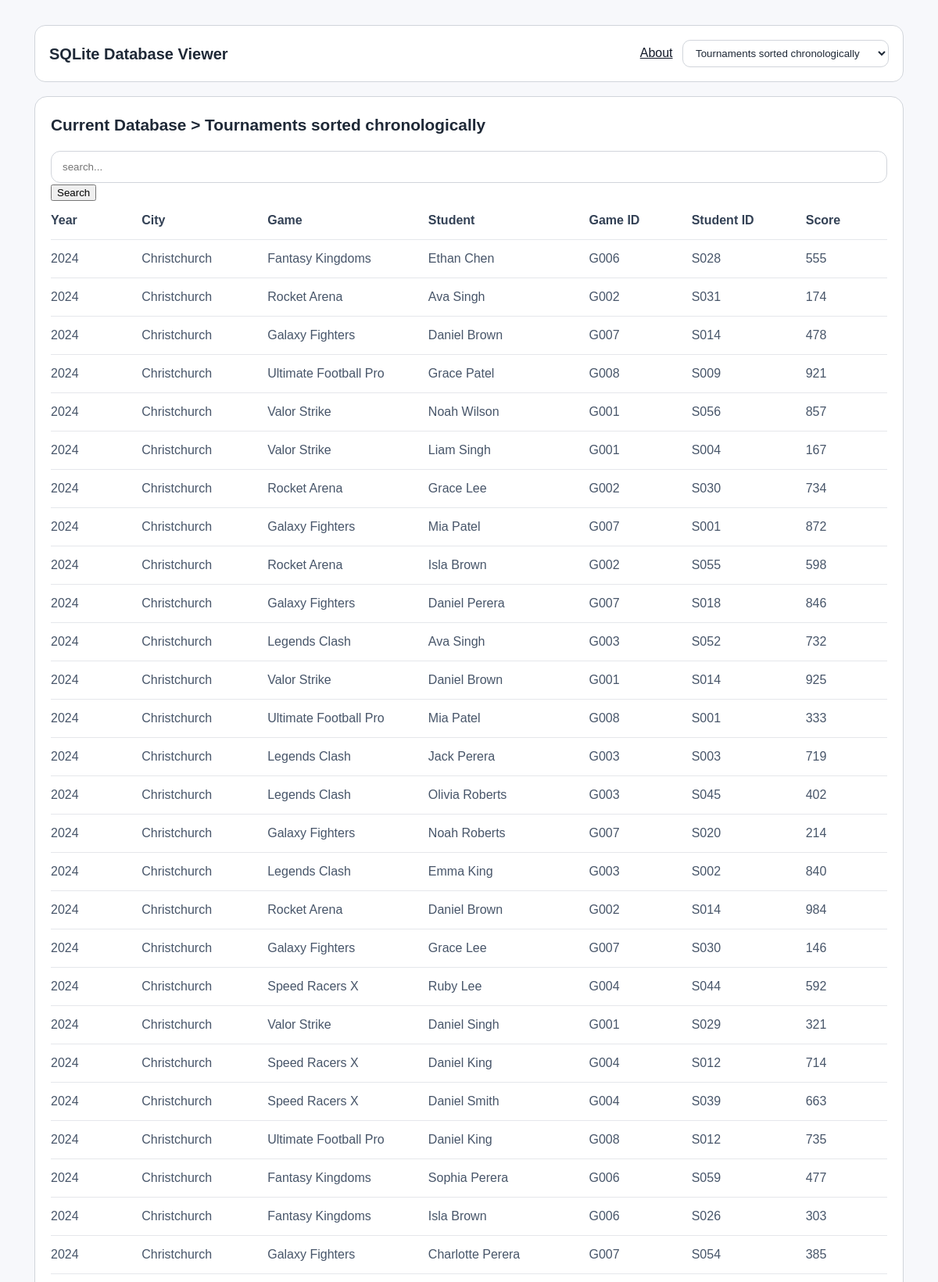
Page /index3 (upper part) on the committed database.
### tables this page shows
CREATE TABLE tournament_matches (tournament_id TEXT (4), game_id TEXT (4), student_id TEXT (4), score INTEGER, PRIMARY KEY (tournament_id, game_id, student_id), FOREIGN KEY (tournament_id) REFERENCES tournament (tournament_id) ON DELETE CASCADE, FOREIGN KEY (game_id) REFERENCES game (game_id) ON DELETE CASCADE, FOREIGN KEY (student_id) REFERENCES student (student_id) ON DELETE CASCADE);

CREATE TABLE tournament (tournament_id TEXT (4) PRIMARY KEY, city TEXT (15), year INTEGER (4));

CREATE TABLE game (game_id TEXT (4) PRIMARY KEY, game TEXT (25), genre TEXT (10));

CREATE TABLE student (student_id TEXT (4) PRIMARY KEY, first_name TEXT (15), last_name TEXT (15), dob TEXT (10), school TEXT (25));

### app.py (the view, shortened to what this page needs)
@app.route('/index3')
def index3():
    conn = get_db_connection()
    q = request.args.get('q', '').strip()
    query = '''
        SELECT t.year,
               t.city,
               g.game AS game_name,
               s.first_name,
               s.last_name,
               tm.game_id,
               tm.student_id,
               tm.score
        FROM tournament_matches tm
        JOIN tournament t ON tm.tournament_id = t.tournament_id
        JOIN student s ON tm.student_id = s.student_id
        JOIN game g ON tm.game_id = g.game_id
    '''
    params = ()
    query += " ORDER BY t.year ASC, t.city ASC"
    records = conn.execute(query, params).fetchall()
    conn.close()
    return render_template('index3.html', records=records, q=q)

### app.py (called while the page is built)
def get_db_connection():
    conn = sqlite3.connect('esports.db')
    conn.row_factory = sqlite3.Row
    return conn

### templates/index3.html (shortened to what this page needs)
<!DOCTYPE html>
<html lang="en">
<head>
  <link rel="stylesheet" href="{{ url_for('static', filename='style.css') }}" />
</head>
<body>
  <div class="app-shell">
    <header class="topbar">
      <div>
        <h1>SQLite Database Viewer</h1>
      </div>
      <div class="topbar-nav">
        <a href="/about" class="about">About</a>
        <select class="dropdown" onchange="location = this.value;">
          <option value="/index3">Tournaments sorted chronologically</option>
        </select>
      </div>
    </header>
    <main class="content-grid">
      <section class="main-panel">
        <div class="panel-header">
          <div class="panel-title">
            <h2>Current Database > Tournaments sorted chronologically</h2>
          </div>
        </div>
        <div class="table-card">
          <div class="table-topbar">
            <form method="get" action="/index3">
              <input name="q" type="search" placeholder="search..." value="{{ q }}" />
              <button type="submit">Search</button>
            </form>
          </div>
          <div class="data-grid">
            <div class="table-section">
              <div class="table-header-row">
                <span>Year</span>
                <span>City</span>
                <span>Game</span>
                <span>Student</span>
                <span>Game ID</span>
                <span>Student ID</span>
                <span>Score</span>
              </div>
              {% for row in records %}
              <div class="table-row"
                   data-name="{{ row['student_id'] }}"
                   data-status="{{ row['city'] }}"
                   data-updated="{{ row['year'] }}"
                   data-rows="{{ row['score'] }}"
                   data-key="{{ row['game_id'] }}">
                <span>{{ row['year'] }}</span>
                <span>{{ row['city'] }}</span>
                <span>{{ row['game_name'] }}</span>
                <span>{{ row['first_name'] }} {{ row['last_name'] }}</span>
                <span>{{ row['game_id'] }}</span>
                <span>{{ row['student_id'] }}</span>
                <span>{{ row['score'] }}</span>
              </div>
              {% endfor %}
            </div>
          </div>
        </div>
      </section>
    </main>
  </div>
</body>
</html>

### static/style.css (style rules this page uses)
:root { font-family: Arial, Helvetica, sans-serif; color: #1f2937; line-height: 1.5; }
body { margin: 0; min-height: 100vh; background: #f7f8fb; }
* { box-sizing: border-box; }
.app-shell { width: min(100%, 98vw); max-width: 1800px; margin: 0 auto; padding: clamp(16px, 3vw, 32px); }
.topbar { position: sticky; top: 0; display: flex; align-items: center; justify-content: space-between; flex-wrap: wrap; background: #ffffff; border: 1px solid #d1d5db; border-radius: 14px; padding: clamp(14px, 1.5vw, 20px); }
.topbar h1 { margin: 0; font-size: 1.25rem; }
.dropdown { background: #ffffff; border: 1px solid #d1d5db; border-radius: 10px; padding: 8px 12px; color: #1f2937; }
.topbar a.about { font-family: Arial; color: #111827; text-decoration: underline; font-size: 1rem; padding: 6px 8px; }
.table-topbar input { width: 100%; border: 1px solid #d1d5db; border-radius: 12px; padding: 12px 14px; background: #ffffff; color: #111827; }
.content-grid { margin-top: 18px; }
.main-panel { background: #ffffff; border: 1px solid #d1d5db; border-radius: 16px; padding: clamp(20px, 1.5vw, 28px); }
.panel-header { display: flex; align-items: center; justify-content: space-between; gap: 16px; margin-bottom: 18px; }
.panel-title { display: flex; align-items: center; gap: 12px; }
.panel-title h2 { margin: 0; font-size: 1.3rem; }
.table-header-row, .table-row { display: grid; grid-template-columns: 0.7fr 1fr 1.3fr 1.3fr 0.8fr 0.9fr 0.7fr; gap: 12px; align-items: center; padding: 12px 0; }
.table-header-row { color: #334155; font-weight: 700; border-bottom: 1px solid #e5e7eb; }
.table-row { border-bottom: 1px solid #e5e7eb; cursor: pointer; }
.table-row span { color: #475569; }

### rows in the picture
tournament_matches: year "2024", city "Christchurch", game_name "Fantasy Kingdoms", first_name "Ethan", last_name "Chen", game_id "G006", student_id "S028", score "555"
tournament_matches: year "2024", city "Christchurch", game_name "Rocket Arena", first_name "Ava", last_name "Singh", game_id "G002", student_id "S031", score "174"
tournament_matches: year "2024", city "Christchurch", game_name "Galaxy Fighters", first_name "Daniel", last_name "Brown", game_id "G007", student_id "S014", score "478"
tournament_matches: year "2024", city "Christchurch", game_name "Ultimate Football Pro", first_name "Grace", last_name "Patel", game_id "G008", student_id "S009", score "921"
tournament_matches: year "2024", city "Christchurch", game_name "Valor Strike", first_name "Noah", last_name "Wilson", game_id "G001", student_id "S056", score "857"
tournament_matches: year "2024", city "Christchurch", game_name "Valor Strike", first_name "Liam", last_name "Singh", game_id "G001", student_id "S004", score "167"
tournament_matches: year "2024", city "Christchurch", game_name "Rocket Arena", first_name "Grace", last_name "Lee", game_id "G002", student_id "S030", score "734"
tournament_matches: year "2024", city "Christchurch", game_name "Galaxy Fighters", first_name "Mia", last_name "Patel", game_id "G007", student_id "S001", score "872"
tournament_matches: year "2024", city "Christchurch", game_name "Rocket Arena", first_name "Isla", last_name "Brown", game_id "G002", student_id "S055", score "598"
tournament_matches: year "2024", city "Christchurch", game_name "Galaxy Fighters", first_name "Daniel", last_name "Perera", game_id "G007", student_id "S018", score "846"
tournament_matches: year "2024", city "Christchurch", game_name "Legends Clash", first_name "Ava", last_name "Singh", game_id "G003", student_id "S052", score "732"
tournament_matches: year "2024", city "Christchurch", game_name "Valor Strike", first_name "Daniel", last_name "Brown", game_id "G001", student_id "S014", score "925"
tournament_matches: year "2024", city "Christchurch", game_name "Ultimate Football Pro", first_name "Mia", last_name "Patel", game_id "G008", student_id "S001", score "333"
tournament_matches: year "2024", city "Christchurch", game_name "Legends Clash", first_name "Jack", last_name "Perera", game_id "G003", student_id "S003", score "719"
tournament_matches: year "2024", city "Christchurch", game_name "Legends Clash", first_name "Olivia", last_name "Roberts", game_id "G003", student_id "S045", score "402"
tournament_matches: year "2024", city "Christchurch", game_name "Galaxy Fighters", first_name "Noah", last_name "Roberts", game_id "G007", student_id "S020", score "214"
tournament_matches: year "2024", city "Christchurch", game_name "Legends Clash", first_name "Emma", last_name "King", game_id "G003", student_id "S002", score "840"
tournament_matches: year "2024", city "Christchurch", game_name "Rocket Arena", first_name "Daniel", last_name "Brown", game_id "G002", student_id "S014", score "984"
tournament_matches: year "2024", city "Christchurch", game_name "Galaxy Fighters", first_name "Grace", last_name "Lee", game_id "G007", student_id "S030", score "146"
tournament_matches: year "2024", city "Christchurch", game_name "Speed Racers X", first_name "Ruby", last_name "Lee", game_id "G004", student_id "S044", score "592"
tournament_matches: year "2024", city "Christchurch", game_name "Valor Strike", first_name "Daniel", last_name "Singh", game_id "G001", student_id "S029", score "321"
tournament_matches: year "2024", city "Christchurch", game_name "Speed Racers X", first_name "Daniel", last_name "King", game_id "G004", student_id "S012", score "714"
tournament_matches: year "2024", city "Christchurch", game_name "Speed Racers X", first_name "Daniel", last_name "Smith", game_id "G004", student_id "S039", score "663"
tournament_matches: year "2024", city "Christchurch", game_name "Ultimate Football Pro", first_name "Daniel", last_name "King", game_id "G008", student_id "S012", score "735"
tournament_matches: year "2024", city "Christchurch", game_name "Fantasy Kingdoms", first_name "Sophia", last_name "Perera", game_id "G006", student_id "S059", score "477"
tournament_matches: year "2024", city "Christchurch", game_name "Fantasy Kingdoms", first_name "Isla", last_name "Brown", game_id "G006", student_id "S026", score "303"
tournament_matches: year "2024", city "Christchurch", game_name "Galaxy Fighters", first_name "Charlotte", last_name "Perera", game_id "G007", student_id "S054", score "385"
